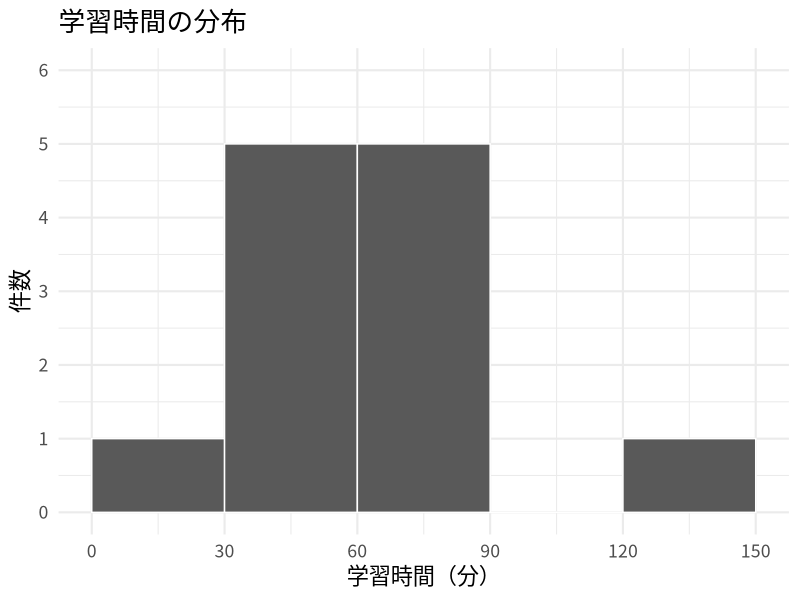
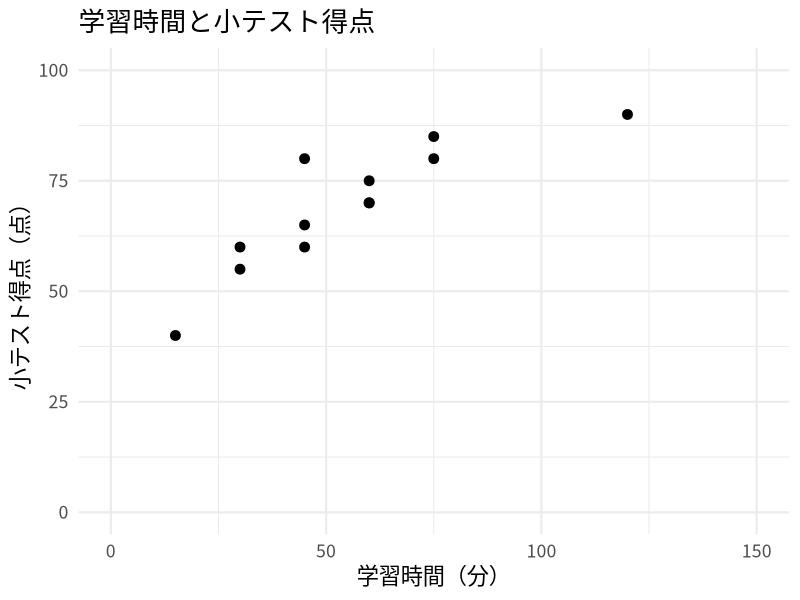

These charts were generated, in order, by the following R code:
# 第4回 主例：架空の12件の学習記録
library(ggplot2)

# A 表を作り、一列を要約する
records <- data.frame(
  id = LETTERS[1:12],
  study_minutes = c(15, 30, 45, 60, 30, 45, 60, 75, 45, 60, 75, 120),
  quiz_score = c(40, 60, 80, 70, 55, 65, 75, 85, 60, 70, 80, 90)
)
print(records)
cat("件数:", nrow(records), "\n")
cat("学習時間の平均:", mean(records$study_minutes), "\n")
cat("中央値:", median(records$study_minutes), "\n")
cat("標本標準偏差:", sd(records$study_minutes), "\n")

# B 同じ区間で分布を見る。保存先はworkからの相対パス
output <- "exercises/lesson04/output"
dir.create(output, recursive = TRUE, showWarnings = FALSE)
breaks <- c(0, 30, 60, 90, 120, 150)
histogram <- ggplot(records, aes(x = study_minutes)) +
  geom_histogram(breaks = breaks, closed = "left", colour = "white") +
  scale_x_continuous(breaks = breaks, limits = c(0, 150)) +
  scale_y_continuous(breaks = 0:6, limits = c(0, 6)) +
  labs(x = "学習時間（分）", y = "件数", title = "学習時間の分布") +
  theme_minimal(base_size = 16, base_family = "Noto Sans CJK JP")
ggsave(file.path(output, "lesson04_r_hist.png"), plot = histogram,
       width = 8, height = 5, dpi = 150)

# C 横軸は学習時間、縦軸は小テスト得点
scatter <- ggplot(records, aes(x = study_minutes, y = quiz_score)) +
  geom_point(size = 3) +
  coord_cartesian(xlim = c(0, 150), ylim = c(0, 100)) +
  labs(x = "学習時間（分）", y = "小テスト得点（点）",
       title = "学習時間と小テスト得点") +
  theme_minimal(base_size = 16, base_family = "Noto Sans CJK JP")
ggsave(file.path(output, "lesson04_r_scatter.png"), plot = scatter,
       width = 8, height = 5, dpi = 150)
cat("保存先:", normalizePath(output), "\n")
